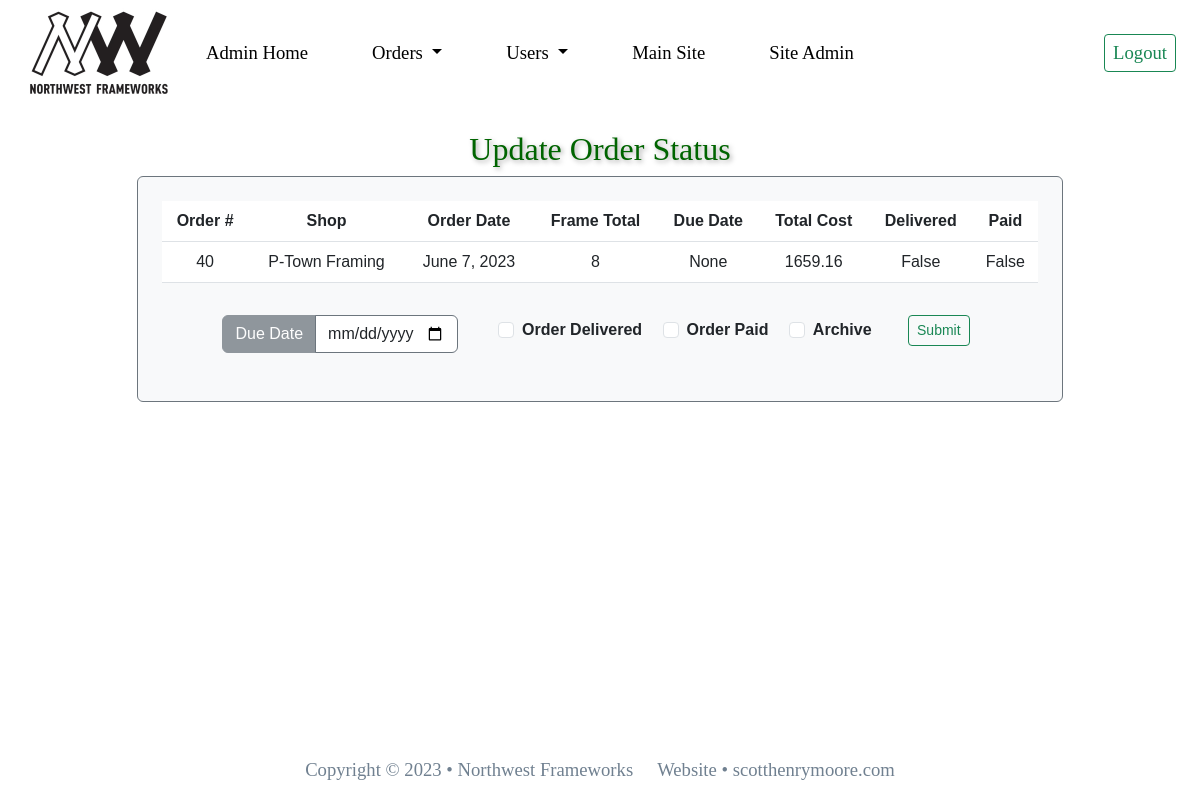
/update_order/40 (signed in), run on an earlier commit of the app's database.
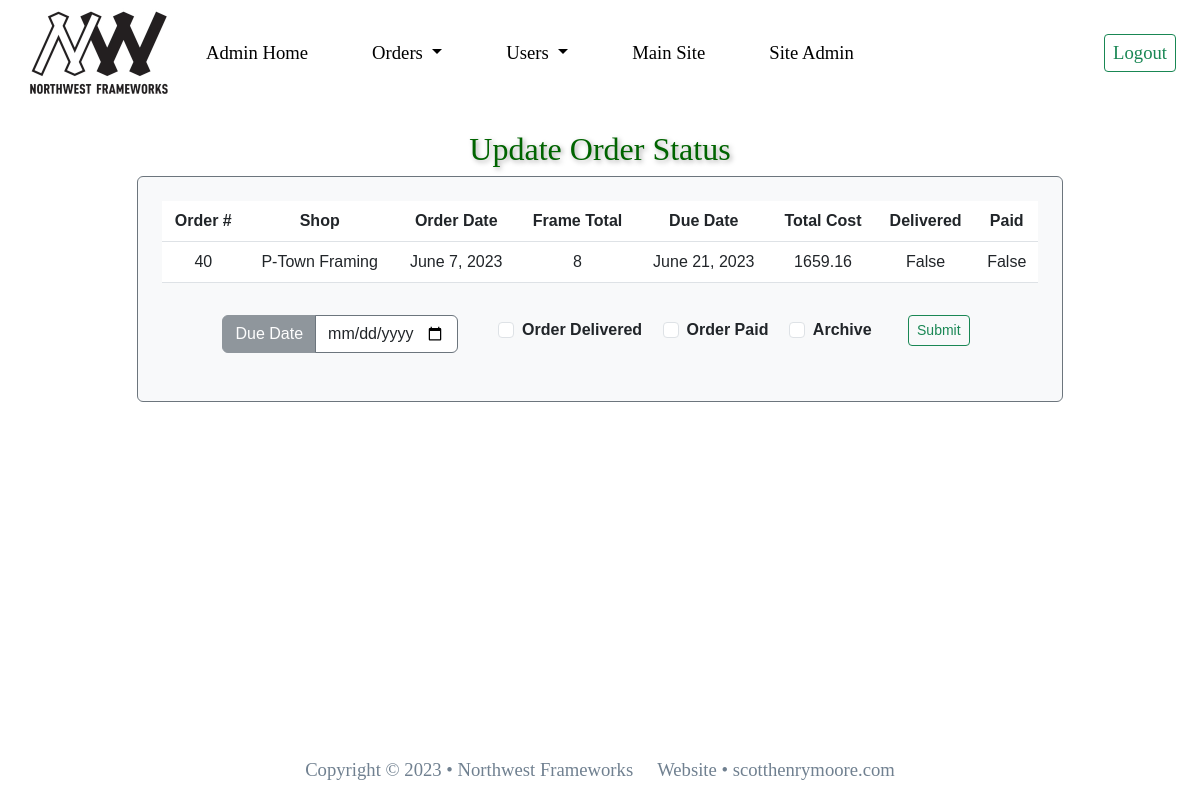
And on a later commit of the database.
### nw_orders_app/models.py (models this page shows, shortened)
class Order(models.Model):
    customer = models.ForeignKey(UserProfile, on_delete=models.SET_NULL, null=True, blank=True)
    order_date = models.DateField(null=True, blank=True)
    due_date = models.DateField(null=True, blank=True)
    complete = models.BooleanField(default=False)
    notes = models.CharField(max_length=300, blank=True)
    total_cost = models.DecimalField(max_digits=10, decimal_places=2, blank=True, null=True)
    frame_total = models.IntegerField(null=True, blank=True)
    order_delivered = models.BooleanField(default=False)
    order_paid = models.BooleanField(default=False)
    archive = models.BooleanField(default=False)
    class Meta:
        ordering = ('id',)

### nw_users_app/models.py (models this page shows, shortened)
class UserProfile(models.Model):
    user_name = models.ForeignKey(User, on_delete=models.CASCADE)
    first_name = models.CharField(max_length=30)
    last_name = models.CharField(max_length=30)
    phone_num = models.CharField(max_length=20)
    email = models.EmailField()
    shop_name = models.CharField(max_length=50)
    shop_address = models.CharField(max_length=50)
    shop_city = models.CharField(max_length=20)
    shop_state = models.CharField(max_length=20)
    shop_zipcode = models.CharField(max_length=15)
    website = models.URLField(blank=True)
    class Meta:
        ordering = ('shop_name',)

### nw_users_app/views.py (the view, shortened to what this page needs)
# urls.py: path('update_order/<int:id>', views.update_order, name = 'update_order'),
@login_required
def update_order(request, id):
    if request.method == 'GET':
        order = Order.objects.get(id=id)
        if request.method == 'GET':
            context = {'order': order,
                    }
            return render(request, 'user/update_order.html', context)

### templates/user/update_order.html (shortened to what this page needs)
{% extends 'base-admin.html' %} {% block content %}
<div class="container-md">
    <h2 class="text-center mt-4">Update Order Status</h2>
    <div class="row my-2 justify-content-center">
        <div class="col-md-10">
            <div class="table-responsive form-control rounded bg-light p-4 mb-2
                        border border-secondary text-center">
                <table class="table">
                    <thead>
                        <tr class="bg-info bg-opacity-50">
                            <th scope="col">Order #</th>
                            <th scope="col">Shop</th>
                            <th scope="col">Order Date</th>
                            <th scope="col">Frame Total</th>
                            <th scope="col">Due Date</th>
                            <th scope="col">Total Cost</th>
                            <th scope="col">Delivered</th>
                            <th scope="col">Paid</th>
                        </tr>
                    </thead>
                    <tbody>
                        <tr>
                            <td>{{ order.id }}</td>
                            <td>{{ order.customer.shop_name }}</td>
                            <td>{{ order.order_date }}</td>
                            <td>{{ order.frame_total }}</td>
                            <td>{{ order.due_date }}</td>
                            <td>{{ order.total_cost }}</td>
                            <td>{{ order.order_delivered }}</td>
                            <td>{{ order.order_paid }}</td>
                        </tr>
                    </tbody>
                </table>
                <div class="d-flex justify-content-center">
                    <form class="row pt-3 fw-bold justify-content-center" action="{% url 'update_order' order.id %}"
                        method="POST">
                        <div class="col-md-4 mb-4">
                            <div class="input-group">
                                <span class="input-group-text text-white bg-secondary opacity-75 border-secondary"
                                    id="inputGroup-sizing-default">Due Date</span>
                                <input type="date" name="due_date" class="form-control
                                    bg-white border-secondary" aria-label="Sizing example input"
                                    aria-describedby="inputGroup-sizing-default">
                            </div>
                        </div>
                        <div class="col-md-8 mb-4">
                            <div class="form-check form-check-inline mx-2">
                                <input class="form-check-input" type="checkbox" name="delivered" id="inlineCheckbox1">
                                <label class="form-check-label" for="inlineCheckbox1">Order Delivered</label>
                            </div>
                            <div class="form-check form-check-inline mx-2">
                                <input class="form-check-input" type="checkbox" name="paid" id="inlineCheckbox2"
                                    value=True>
                                <label class="form-check-label" for="inlineCheckbox2">Order Paid</label>
                            </div>
                            <div class="form-check form-check-inline mx-2">
                                <input class="form-check-input" type="checkbox" name="archive" id="inlineCheckbox3"
                                    value=True>
                                <label class="form-check-label" for="inlineCheckbox3">Archive</label>
                            </div>
                            <button type="submit" class="btn btn-sm btn-outline-success ms-4">Submit</button>
                        </div>
                    </form>
                </div>
            </div>
        </div>
    </div>
</div>
{% endblock %}

What changed in the data, as far as the page shows it:
changed Order "False": due_date "None" → "June 21, 2023"
